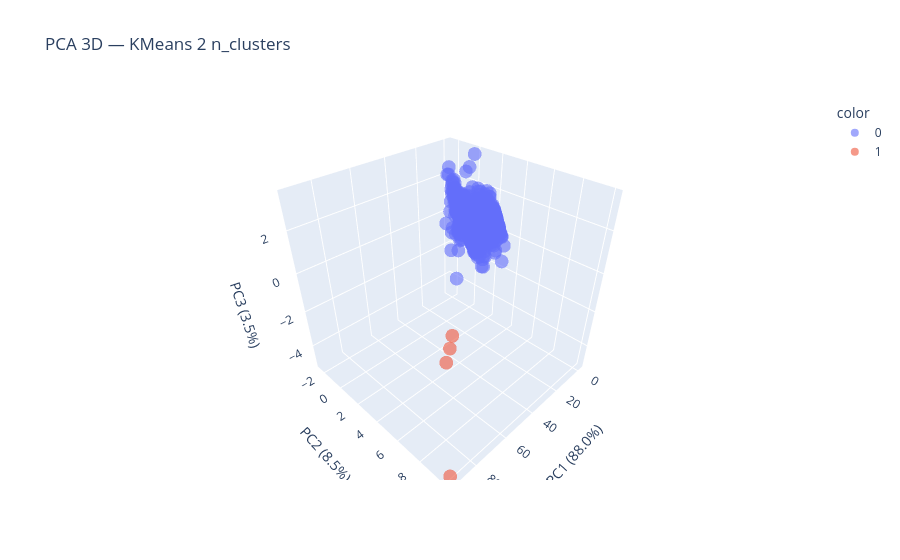

Notebook cell for this chart:
### Code cell
# PCA 3D
plot_pca3d(best_row, X)

### Figure 1 — Plotly figure (JSON) as saved in the notebook; plotly's stock layout.template omitted (floating-point values rounded to 4 significant figures; data arrays with more than 128 entries replaced by an {"elided": "..."} marker saying what was removed)
{"data": [{"hovertemplate": "color=0<br>PC1 (88.0%)=%{x}<br>PC2 (8.5%)=%{y}<br>PC3 (3.5%)=%{z}<extra></extra>", "legendgroup": "0", "marker": {"color": "#636efa", "opacity": 0.6, "symbol": "circle"}, "mode": "markers", "name": "0", "scene": "scene", "showlegend": true, "type": "scatter3d", "x": {"elided": "4334 float values"}, "y": {"elided": "4334 float values"}, "z": {"elided": "4334 float values"}}, {"hovertemplate": "color=1<br>PC1 (88.0%)=%{x}<br>PC2 (8.5%)=%{y}<br>PC3 (3.5%)=%{z}<extra></extra>", "legendgroup": "1", "marker": {"color": "#EF553B", "opacity": 0.6, "symbol": "circle"}, "mode": "markers", "name": "1", "scene": "scene", "showlegend": true, "type": "scatter3d", "x": [54.02, 60.22, 67.0, 92.79], "y": [5.093, 5.698, 6.294, 10.04], "z": [-2.372, -2.475, -2.581, -5.067]}], "layout": {"legend": {"title": {"text": "color"}, "tracegroupgap": 0}, "scene": {"domain": {"x": [0, 1], "y": [0, 1]}, "xaxis": {"title": {"text": "PC1 (88.0%)"}}, "yaxis": {"title": {"text": "PC2 (8.5%)"}}, "zaxis": {"title": {"text": "PC3 (3.5%)"}}}, "title": {"text": "PCA 3D — KMeans 2 n_clusters"}}}
